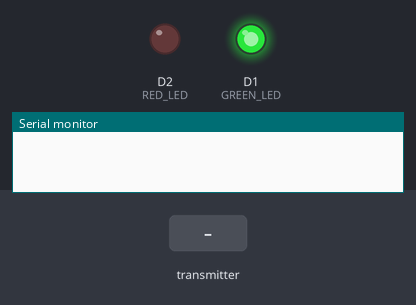
A sketch run on a simulated ESP8266 (NodeMCU). On the bench: output pins drawn as LEDs (lit = HIGH), the last lines printed to the serial monitor. Inputs (shaded band) come from the test bench.

Above: at 1.2 s.
1.3 s: the transmitter starts sending waterLevel = 256
At 2.1 s:
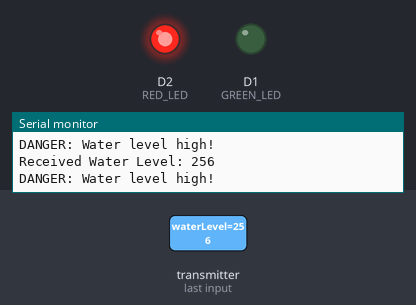
2.8 s: the transmitter starts sending waterLevel = 0
At 3.2 s:
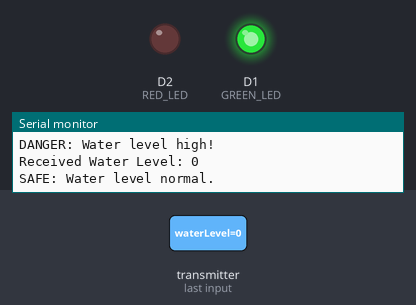
4.8 s: the transmitter starts sending waterLevel = 512
At 5.9 s:
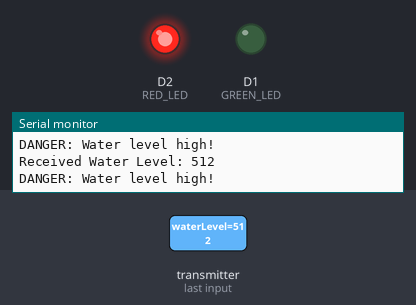
Timing chart, 0 to 7.8 s (numbered marks = the images above; inputs shaded):
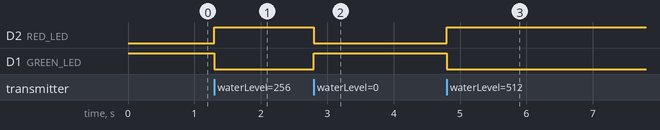

Measured:
- after the input at 1.3 s, D2 (RED_LED): LOW → HIGH at once; D1 (GREEN_LED): HIGH → LOW at once
- after the input at 2.8 s, D2 (RED_LED): HIGH → LOW at once; D1 (GREEN_LED): LOW → HIGH at once
- after the input at 4.8 s, D2 (RED_LED): LOW → HIGH at once; D1 (GREEN_LED): HIGH → LOW at once

The sketch:

Receiver_ESP8266.ino
```cpp
/*
  Receiver Station: ESP8266
  Function: Receives water level data and controls visual indicators (LEDs).
*/

#include <ESP8266WiFi.h>
#include <espnow.h>

// Pins for Indicators
#define GREEN_LED D1
#define RED_LED   D2
#define WATER_LEVEL_THRESHOLD 50

typedef struct struct_message {
  int waterLevel;
} struct_message;

struct_message incomingData;

// Function called when data is received
void OnDataRecv(uint8_t * mac, uint8_t *incoming, uint8_t len) {
  memcpy(&incomingData, incoming, sizeof(incomingData));
  Serial.print("Received Water Level: ");
  Serial.println(incomingData.waterLevel);

  if (incomingData.waterLevel >= WATER_LEVEL_THRESHOLD) {
    digitalWrite(RED_LED, HIGH);
    digitalWrite(GREEN_LED, LOW);
    Serial.println("DANGER: Water level high!");
  } else {
    digitalWrite(RED_LED, LOW);
    digitalWrite(GREEN_LED, HIGH);
    Serial.println("SAFE: Water level normal.");
  }
}

void setup() {
  Serial.begin(115200);

  pinMode(GREEN_LED, OUTPUT);
  pinMode(RED_LED, OUTPUT);

  // Default to Safe state
  digitalWrite(GREEN_LED, HIGH);
  digitalWrite(RED_LED, LOW);

  WiFi.mode(WIFI_STA);
  WiFi.disconnect();

  if (esp_now_init() != 0) {
    Serial.println("Error initializing ESP-NOW");
    return;
  }

  esp_now_set_self_role(ESP_NOW_ROLE_SLAVE);
  esp_now_register_recv_cb(OnDataRecv);
}

void loop() {
  // Logic is handled in the OnDataRecv callback
}
```
